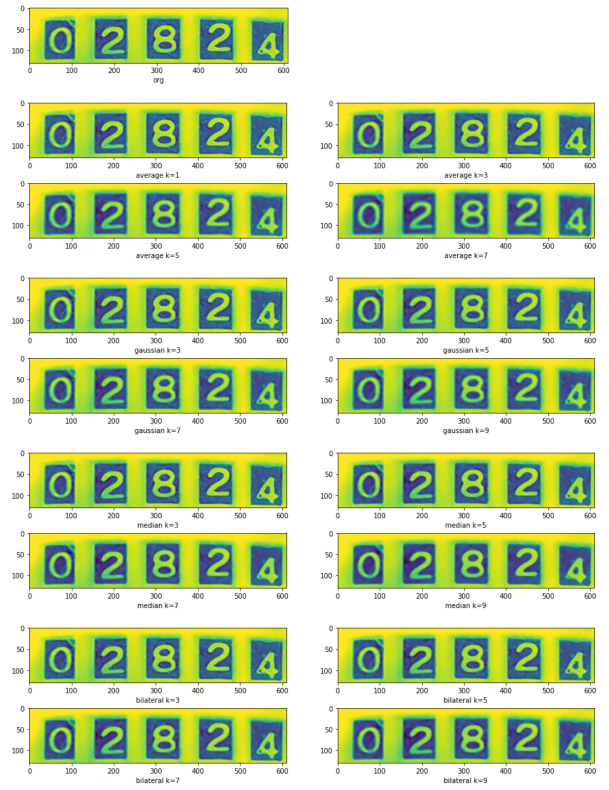
#> input picture Levels/003_meter_reading/02_extract_digits/image2.jpg, 1218 x 1579 px (shown at 1/2 size)
$ python -i get_digits.py   (imports and definitions only)   (older library calls are emulated)
#> lines starting #> are read from the running program, lines starting #| are printed output that depends on the picture
#!/usr/bin/env python
# coding: utf-8

# In[1]:


import cv2
import numpy as np
import matplotlib.pyplot as plt
import pytesseract
import requests

import sys
sys.path.append("../01_crop_image")
from get_clean_image import *


# In[2]:


# [69 lines not run here, left out]


# In[4]:


# [30 lines left out: functions merge, is_overlapping_horizontally, to_contours_image, filter_, not called in this run]

def get_contours(img):
    # img_gray = cv2.cvtColor(img, cv2.COLOR_BGR2GRAY)
    #edges = cv2.Canny(img, 20, 60)
    # print('edges:', edges)
    rimg = ~img
    ret, thr = cv2.threshold(rimg, 60, 150, 0)
    contours,_ = cv2.findContours(thr, cv2.RETR_TREE, cv2.CHAIN_APPROX_SIMPLE)
    # images, contours, hierarchy = cv2.findContours(img, cv2.RETR_EXTERNAL, cv2.CHAIN_APPROX_LIST)
    return filter_(contours)

# [15 lines left out: function get_windows, not called in this run]

class OCRError(Exception):
    pass

def to_digit_images(img):
    contours = get_contours(img)
    image_contours = to_contours_image(contours, img)

    windows = get_windows(contours)
    img2 = img.copy()
    for box in windows:
        x, y, w, h = box
        img2 = cv2.rectangle(img2, (x, y), (x + w, y + h), (0, 255, 0), 2)
    if __name__ == "__main__":
        plt.figure(figsize=(11,2.1))
        plt.imshow(img2)
        plt.show()

    if len(windows) != 5:
        raise OCRError
        return []
    else:
        xs = [image_contours[y:y+h, x:x+w] for (x, y, w, h) in windows]
        xs = [img[y:y+h, x:x+w] for (x, y, w, h) in windows]
        return xs

# [8 lines not run here, left out]


# In[ ]:


# In[ ]:

>>> import cv2
>>> picture = cv2.imread('image2.jpg')
#> picture is the input picture: shape (1579, 1218, 3); mean B, G, R 163.4, 209.8, 191.9
>>> result = to_digit_images(picture)
#> in get_contours, `rimg = ~img`:
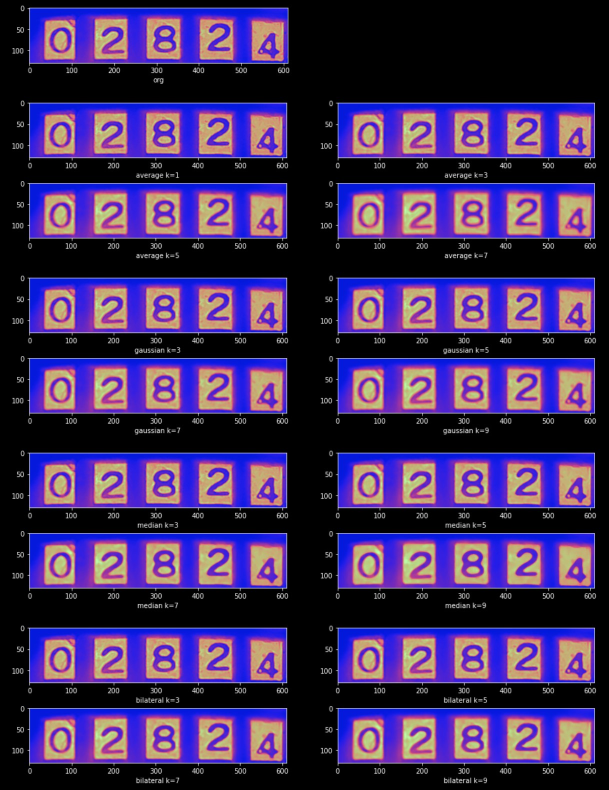
#> rimg: shape (1579, 1218, 3) (shown at 1/2 size); mean B, G, R 91.6, 45.2, 63.1
#> in get_contours, `ret, thr = cv2.threshold(rimg, 60, 150, 0)`:
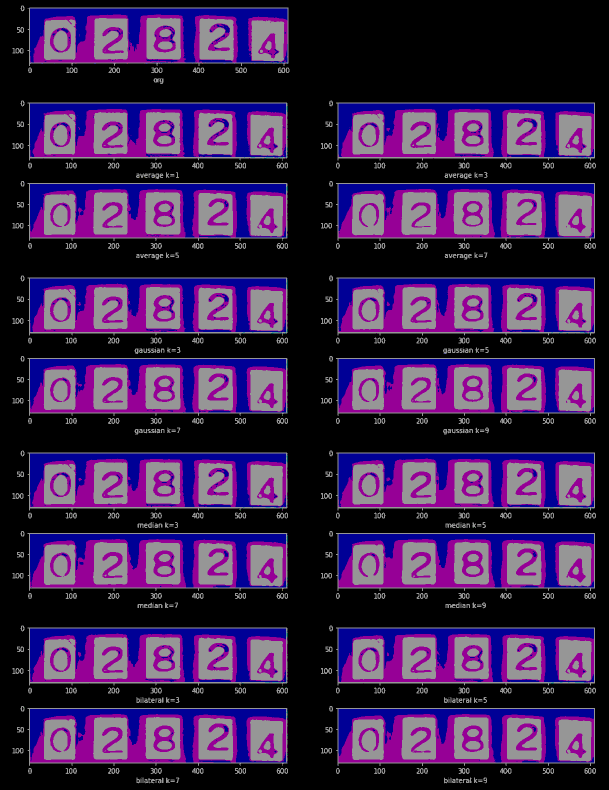
#> thr: shape (1579, 1218, 3) (shown at 1/2 size); mean B, G, R 78.7, 35.5, 58.4
#> (the run stopped early here; a loop or call above may not have finished)

$ run again, on Levels/003_meter_reading/02_extract_digits/image3.jpg
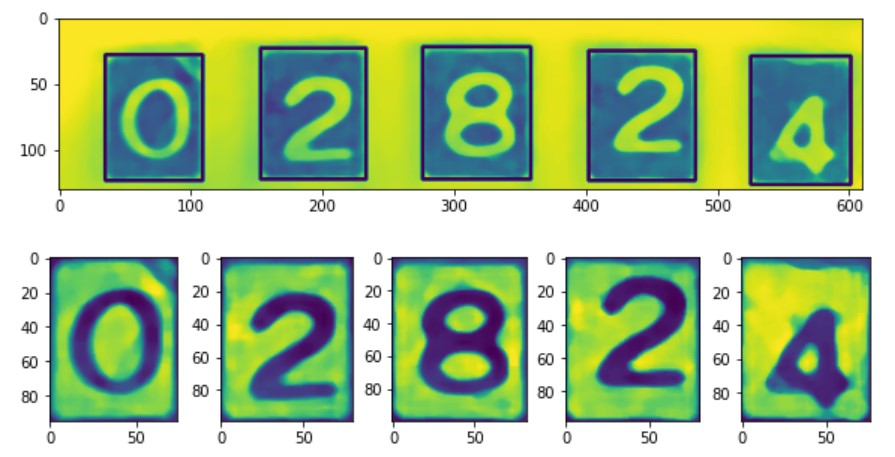
#> input picture Levels/003_meter_reading/02_extract_digits/image3.jpg, 895 x 457 px
#> picture is the input picture: shape (457, 895, 3); mean B, G, R 148.6, 196.1, 171
#> in get_contours, `rimg = ~img`:
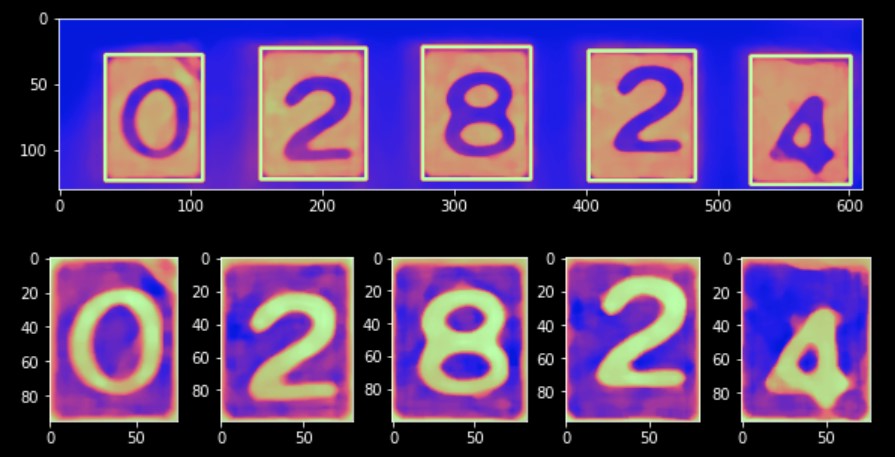
#> rimg: shape (457, 895, 3); mean B, G, R 106.4, 58.9, 84
#> in get_contours, `ret, thr = cv2.threshold(rimg, 60, 150, 0)`:
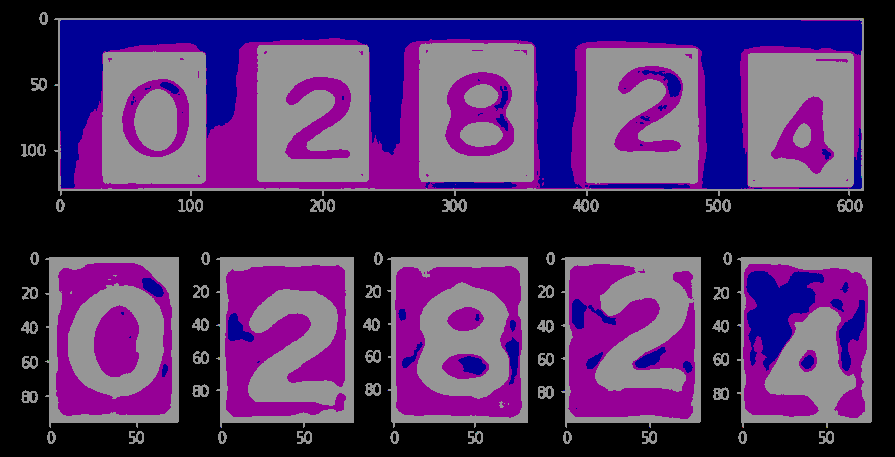
#> thr: shape (457, 895, 3); mean B, G, R 93.9, 45.7, 75.6

$ run again, on Levels/003_meter_reading/02_extract_digits/image4.jpg
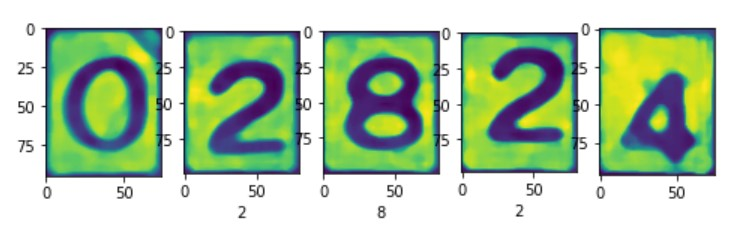
#> input picture Levels/003_meter_reading/02_extract_digits/image4.jpg, 745 x 232 px
#> picture is the input picture: shape (232, 745, 3); mean B, G, R 169.7, 202.6, 179.6
#> in get_contours, `rimg = ~img`:
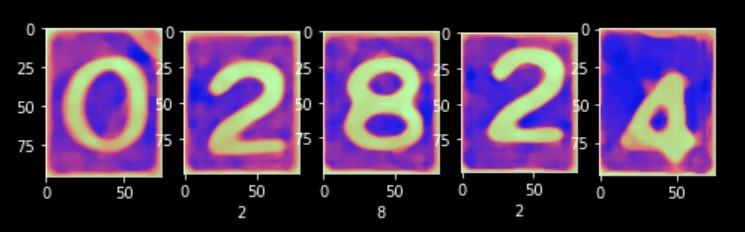
#> rimg: shape (232, 745, 3); mean B, G, R 85.3, 52.4, 75.4
#> in get_contours, `ret, thr = cv2.threshold(rimg, 60, 150, 0)`:
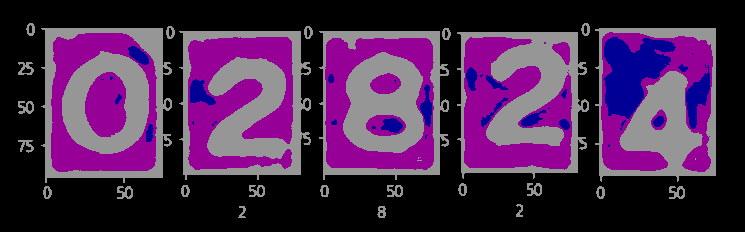
#> thr: shape (232, 745, 3); mean B, G, R 76.6, 37.9, 70.9

$ run again, on Levels/003_meter_reading/02_extract_digits/digits.jpg
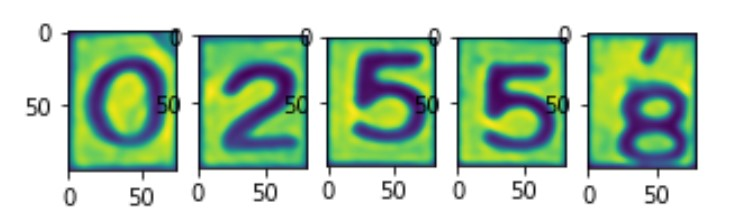
#> input picture Levels/003_meter_reading/02_extract_digits/digits.jpg, 751 x 208 px
#> picture is the input picture: shape (208, 751, 3); mean B, G, R 172.9, 202.1, 175.5
#> in get_contours, `rimg = ~img`:
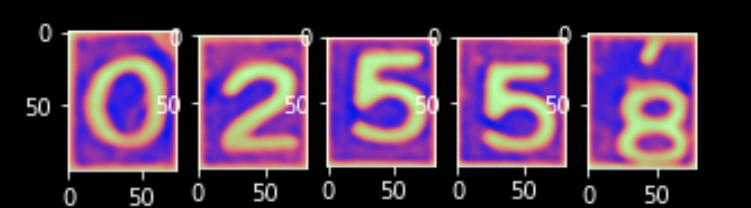
#> rimg: shape (208, 751, 3); mean B, G, R 82.1, 52.9, 79.5
#> in get_contours, `ret, thr = cv2.threshold(rimg, 60, 150, 0)`:
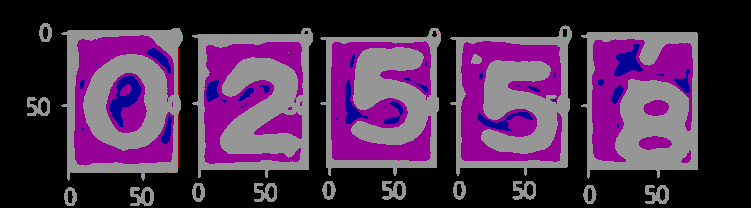
#> thr: shape (208, 751, 3); mean B, G, R 75.8, 43, 72.6
